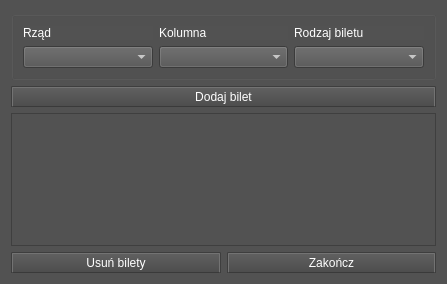
<?xml version="1.0" encoding="UTF-8"?>
<ui version="4.0">
 <class>dodawanie_biletow</class>
 <widget class="QDialog" name="dodawanie_biletow">
  <property name="geometry">
   <rect>
    <x>0</x>
    <y>0</y>
    <width>447</width>
    <height>284</height>
   </rect>
  </property>
  <property name="windowTitle">
   <string>Wybór miejsc</string>
  </property>
  <property name="styleSheet">
   <string notr="true">/*
ElegantDark Style Sheet for QT Applications
Author: Jaime A. Quiroga P.
Company: GTRONICK
Last updated: 17/04/2018
Available at: https://github.com/GTRONICK/QSS/blob/master/ElegantDark.qss
*/
QWidget {
	background-color:rgb(82, 82, 82);
}
QDialog {
background-color:rgb(82, 82, 82);
	color: rgb(255, 255, 255);
}
QMessageBox {
    background-color: rgb(82, 82, 82);
}
QTextEdit {
	background-color:rgb(82, 82, 82);
	color: rgb(255, 255, 255);
}
QToolBox::tab{
color: rgb(255,255,255);
}
QTableView {
background-color:rgb(82, 82, 82);
color: rgb(255,255,255);
}
QComboBox {
color: rgb(255, 255, 255);
}
QListView
{
    color: rgb(255, 255, 255);
}
QDateTimeEdit{
 color: rgb(255, 255, 255);
}
QDateEdit{
 color: rgb(255, 255, 255);
}
QSpinBox{
 color: rgb(255, 255, 255);
}
QPushButton{
	border-style: outset;
	border-width: 2px;
	border-top-color: qlineargradient(spread:pad, x1:0.5, y1:0.6, x2:0.5, y2:0.4, stop:0 rgba(115, 115, 115, 255), stop:1 rgba(62, 62, 62, 255));
	border-right-color: qlineargradient(spread:pad, x1:0.4, y1:0.5, x2:0.6, y2:0.5, stop:0 rgba(115, 115, 115, 255), stop:1 rgba(62, 62, 62, 255));
	border-left-color: qlineargradient(spread:pad, x1:0.6, y1:0.5, x2:0.4, y2:0.5, stop:0 rgba(115, 115, 115, 255), stop:1 rgba(62, 62, 62, 255));
	border-bottom-color: rgb(58, 58, 58);
	border-bottom-width: 1px;
	border-style: solid;
	color: rgb(255, 255, 255);
	padding: 2px;
	background-color: qlineargradient(spread:pad, x1:0.5, y1:1, x2:0.5, y2:0, stop:0 rgba(77, 77, 77, 255), stop:1 rgba(97, 97, 97, 255));
}
QPushButton:hover{
	border-style: outset;
	border-width: 2px;
	border-top-color: qlineargradient(spread:pad, x1:0.5, y1:0.6, x2:0.5, y2:0.4, stop:0 rgba(180, 180, 180, 255), stop:1 rgba(110, 110, 110, 255));
	border-right-color: qlineargradient(spread:pad, x1:0.4, y1:0.5, x2:0.6, y2:0.5, stop:0 rgba(180, 180, 180, 255), stop:1 rgba(110, 110, 110, 255));
	border-left-color: qlineargradient(spread:pad, x1:0.6, y1:0.5, x2:0.4, y2:0.5, stop:0 rgba(180, 180, 180, 255), stop:1 rgba(110, 110, 110, 255));
	border-bottom-color: rgb(115, 115, 115);
	border-bottom-width: 1px;
	border-style: solid;
	color: rgb(255, 255, 255);
	padding: 2px;
	background-color: qlineargradient(spread:pad, x1:0.5, y1:1, x2:0.5, y2:0, stop:0 rgba(107, 107, 107, 255), stop:1 rgba(157, 157, 157, 255));
}
QPushButton:pressed{
	border-style: outset;
	border-width: 2px;
	border-top-color: qlineargradient(spread:pad, x1:0.5, y1:0.6, x2:0.5, y2:0.4, stop:0 rgba(62, 62, 62, 255), stop:1 rgba(22, 22, 22, 255));
	border-right-color: qlineargradient(spread:pad, x1:0.4, y1:0.5, x2:0.6, y2:0.5, stop:0 rgba(115, 115, 115, 255), stop:1 rgba(62, 62, 62, 255));
	border-left-color: qlineargradient(spread:pad, x1:0.6, y1:0.5, x2:0.4, y2:0.5, stop:0 rgba(115, 115, 115, 255), stop:1 rgba(62, 62, 62, 255));
	border-bottom-color: rgb(58, 58, 58);
	border-bottom-width: 1px;
	border-style: solid;
	color: rgb(255, 255, 255);
	padding: 2px;
	background-color: qlineargradient(spread:pad, x1:0.5, y1:1, x2:0.5, y2:0, stop:0 rgba(77, 77, 77, 255), stop:1 rgba(97, 97, 97, 255));
}
QPushButton:disabled{
	border-style: outset;
	border-width: 2px;
	border-top-color: qlineargradient(spread:pad, x1:0.5, y1:0.6, x2:0.5, y2:0.4, stop:0 rgba(115, 115, 115, 255), stop:1 rgba(62, 62, 62, 255));
	border-right-color: qlineargradient(spread:pad, x1:0.4, y1:0.5, x2:0.6, y2:0.5, stop:0 rgba(115, 115, 115, 255), stop:1 rgba(62, 62, 62, 255));
	border-left-color: qlineargradient(spread:pad, x1:0.6, y1:0.5, x2:0.4, y2:0.5, stop:0 rgba(115, 115, 115, 255), stop:1 rgba(62, 62, 62, 255));
	border-bottom-color: rgb(58, 58, 58);
	border-bottom-width: 1px;
	border-style: solid;
	color: rgb(0, 0, 0);
	padding: 2px;
	background-color: qlineargradient(spread:pad, x1:0.5, y1:1, x2:0.5, y2:0, stop:0 rgba(57, 57, 57, 255), stop:1 rgba(77, 77, 77, 255));
}
QLineEdit {
	border-width: 1px; border-radius: 4px;
	border-color: rgb(58, 58, 58);
	border-style: inset;
	padding: 0 8px;
	color: rgb(255, 255, 255);
	background:rgb(100, 100, 100);
	selection-background-color: rgb(187, 187, 187);
	selection-color: rgb(60, 63, 65);
}
QLabel {
	color:rgb(255,255,255);	
}
QProgressBar {
	text-align: center;
	color: rgb(240, 240, 240);
	border-width: 1px; 
	border-radius: 10px;
	border-color: rgb(58, 58, 58);
	border-style: inset;
	background-color:rgb(77,77,77);
}
QProgressBar::chunk {
	background-color: qlineargradient(spread:pad, x1:0.5, y1:0.7, x2:0.5, y2:0.3, stop:0 rgba(87, 97, 106, 255), stop:1 rgba(93, 103, 113, 255));
	border-radius: 5px;
}
QMenuBar {
	background:rgb(82, 82, 82);
}
QMenuBar::item {
	color:rgb(223,219,210);
	spacing: 3px;
	padding: 1px 4px;
	background: transparent;
}

QMenuBar::item:selected {
	background:rgb(115, 115, 115);
}
QMenu::item:selected {
	color:rgb(255,255,255);
	border-width:2px;
	border-style:solid;
	padding-left:18px;
	padding-right:8px;
	padding-top:2px;
	padding-bottom:3px;
	background:qlineargradient(spread:pad, x1:0.5, y1:0.7, x2:0.5, y2:0.3, stop:0 rgba(87, 97, 106, 255), stop:1 rgba(93, 103, 113, 255));
	border-top-color: qlineargradient(spread:pad, x1:0.5, y1:0.6, x2:0.5, y2:0.4, stop:0 rgba(115, 115, 115, 255), stop:1 rgba(62, 62, 62, 255));
	border-right-color: qlineargradient(spread:pad, x1:0.4, y1:0.5, x2:0.6, y2:0.5, stop:0 rgba(115, 115, 115, 255), stop:1 rgba(62, 62, 62, 255));
	border-left-color: qlineargradient(spread:pad, x1:0.6, y1:0.5, x2:0.4, y2:0.5, stop:0 rgba(115, 115, 115, 255), stop:1 rgba(62, 62, 62, 255));
	border-bottom-color: rgb(58, 58, 58);
	border-bottom-width: 1px;
}
QMenu::item {
	color:rgb(223,219,210);
	background-color:rgb(78,78,78);
	padding-left:20px;
	padding-top:4px;
	padding-bottom:4px;
	padding-right:10px;
}
QMenu{
	background-color:rgb(78,78,78);
}
QTabWidget {
	color:rgb(0,0,0);
	background-color:rgb(247,246,246);
}
QTabWidget::pane {
		border-color: rgb(77,77,77);
		background-color:rgb(101,101,101);
		border-style: solid;
		border-width: 1px;
    	border-radius: 6px;
}
QTabBar::tab {
	padding:2px;
	color:rgb(250,250,250);
  	background-color: qlineargradient(spread:pad, x1:0.5, y1:1, x2:0.5, y2:0, stop:0 rgba(77, 77, 77, 255), stop:1 rgba(97, 97, 97, 255));
	border-style: solid;
	border-width: 2px;
  	border-top-right-radius:4px;
   border-top-left-radius:4px;
	border-top-color: qlineargradient(spread:pad, x1:0.5, y1:0.6, x2:0.5, y2:0.4, stop:0 rgba(115, 115, 115, 255), stop:1 rgba(95, 92, 93, 255));
	border-right-color: qlineargradient(spread:pad, x1:0.4, y1:0.5, x2:0.6, y2:0.5, stop:0 rgba(115, 115, 115, 255), stop:1 rgba(95, 92, 93, 255));
	border-left-color: qlineargradient(spread:pad, x1:0.6, y1:0.5, x2:0.4, y2:0.5, stop:0 rgba(115, 115, 115, 255), stop:1 rgba(95, 92, 93, 255));
	border-bottom-color: rgb(101,101,101);
}
QTabBar::tab:selected, QTabBar::tab:last:selected, QTabBar::tab:hover {
  	background-color:rgb(101,101,101);
  	margin-left: 0px;
  	margin-right: 1px;
}
QTabBar::tab:!selected {
    	margin-top: 1px;
		margin-right: 1px;
}
QCheckBox {
	color:rgb(223,219,210);
	padding: 2px;
}
QCheckBox:hover {
	border-radius:4px;
	border-style:solid;
	padding-left: 1px;
	padding-right: 1px;
	padding-bottom: 1px;
	padding-top: 1px;
	border-width:1px;
	border-color: rgb(87, 97, 106);
	background-color:qlineargradient(spread:pad, x1:0.5, y1:0.7, x2:0.5, y2:0.3, stop:0 rgba(87, 97, 106, 150), stop:1 rgba(93, 103, 113, 150));
}
QCheckBox::indicator:checked {
	border-radius:4px;
	border-style:solid;
	border-width:1px;
	border-color: rgb(180,180,180);
  	background-color:qlineargradient(spread:pad, x1:0.5, y1:0.7, x2:0.5, y2:0.3, stop:0 rgba(87, 97, 106, 255), stop:1 rgba(93, 103, 113, 255));
}
QCheckBox::indicator:unchecked {
	border-radius:4px;
	border-style:solid;
	border-width:1px;
	border-color: rgb(87, 97, 106);
  	background-color:rgb(255,255,255);
}
QStatusBar {
	color:rgb(240,240,240);
}
</string>
  </property>
  <layout class="QGridLayout" name="gridLayout_2">
   <item row="0" column="0" colspan="2">
    <widget class="QGroupBox" name="groupBox">
     <property name="title">
      <string/>
     </property>
     <layout class="QGridLayout" name="gridLayout">
      <item row="0" column="0">
       <widget class="QLabel" name="labelRzad">
        <property name="text">
         <string>Rząd</string>
        </property>
       </widget>
      </item>
      <item row="0" column="1">
       <widget class="QLabel" name="labelKolumna">
        <property name="text">
         <string>Kolumna</string>
        </property>
       </widget>
      </item>
      <item row="0" column="2">
       <widget class="QLabel" name="labelRodzaj">
        <property name="text">
         <string>Rodzaj biletu</string>
        </property>
       </widget>
      </item>
      <item row="1" column="0">
       <widget class="QComboBox" name="comboBoxRzad"/>
      </item>
      <item row="1" column="1">
       <widget class="QComboBox" name="comboBoxKolumna"/>
      </item>
      <item row="1" column="2">
       <widget class="QComboBox" name="comboBoxRodzaj"/>
      </item>
     </layout>
    </widget>
   </item>
   <item row="3" column="0">
    <widget class="QPushButton" name="pushButtonUsun">
     <property name="text">
      <string>Usuń bilety</string>
     </property>
    </widget>
   </item>
   <item row="3" column="1">
    <widget class="QPushButton" name="pushButtonZakoncz">
     <property name="text">
      <string>Zakończ</string>
     </property>
    </widget>
   </item>
   <item row="1" column="0" colspan="2">
    <widget class="QPushButton" name="pushButtonDodajBilet">
     <property name="text">
      <string>Dodaj bilet</string>
     </property>
    </widget>
   </item>
   <item row="2" column="0" colspan="2">
    <widget class="QTableView" name="tableView"/>
   </item>
  </layout>
 </widget>
 <tabstops>
  <tabstop>comboBoxRzad</tabstop>
  <tabstop>comboBoxKolumna</tabstop>
  <tabstop>comboBoxRodzaj</tabstop>
  <tabstop>pushButtonDodajBilet</tabstop>
  <tabstop>pushButtonZakoncz</tabstop>
  <tabstop>pushButtonUsun</tabstop>
  <tabstop>tableView</tabstop>
 </tabstops>
 <resources/>
 <connections/>
</ui>
